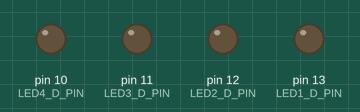
Bench run of a sketch on a simulated Arduino Uno, built with avr-gcc and run on an emulated ATmega328P. On the bench: output pins drawn as LEDs (lit = HIGH).

Above: at 0.04 s.
At 0.2 s:
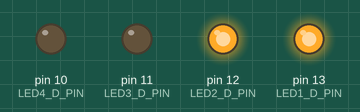
At 0.76 s:
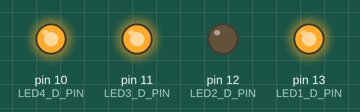
At 1.48 s:
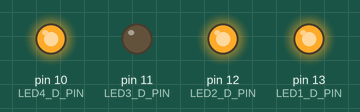
At 2.2 s:
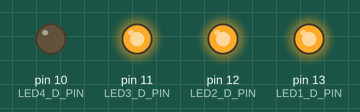
At 2.92 s:
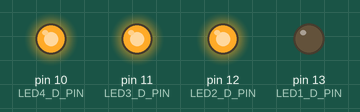
Timing chart, 0 to 3.2 s (numbered marks = the images above):
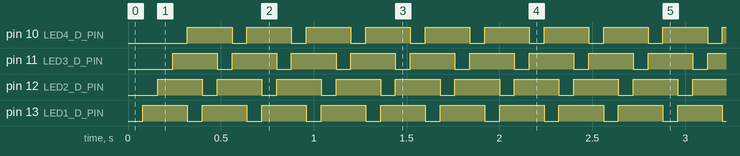

The sketch:

mikamonsma-opdr202-wat-is-je-naam.ino
```cpp
#define LED1_D_PIN    13
#define LED2_D_PIN    12
#define LED3_D_PIN    11
#define LED4_D_PIN    10
int pause = 80;

void setup() {
  // put your setup code here, to run once:
    pinMode(LED1_D_PIN, OUTPUT) ;
    pinMode(LED2_D_PIN, OUTPUT) ;
    pinMode(LED3_D_PIN, OUTPUT) ;
    pinMode(LED4_D_PIN, OUTPUT) ;
}

void loop() {
  // put your main code here, to run repeatedly:
  digitalWrite(LED1_D_PIN, LOW);
  delay(pause);
  digitalWrite(LED1_D_PIN, HIGH);
  digitalWrite(LED2_D_PIN, LOW);
  delay(pause);
  digitalWrite(LED2_D_PIN, HIGH);
  digitalWrite(LED3_D_PIN, LOW);
  delay(pause);
  digitalWrite(LED3_D_PIN, HIGH);
  digitalWrite(LED4_D_PIN, LOW);
  delay(pause);
  digitalWrite(LED4_D_PIN, HIGH);
}
```

Measured:
- by itself, pin 10 (LED4_D_PIN), pin 11 (LED3_D_PIN), pin 12 (LED2_D_PIN), pin 13 (LED1_D_PIN): alternates HIGH for 0.24 s and LOW for 0.08 s
